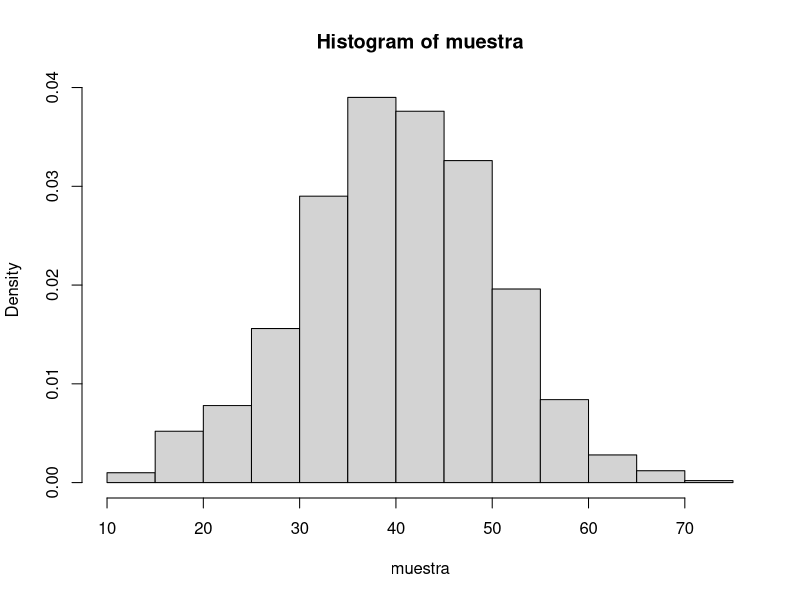
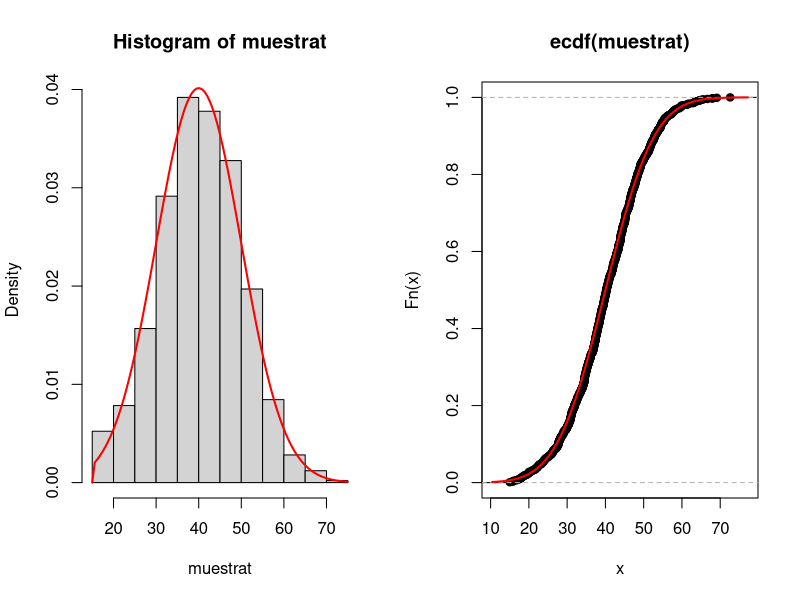

The R source for these figures, in order:
#Truncamos una N(40,10) donde c=inf(15,inf)
set.seed(1)


rnormal = function(n, mu, sigma){
  u1 = runif(n/2)
  u2 = runif(n/2)
  x = sqrt(-2*log(u2))*cos(2*pi*u1)
  y = sqrt(-2*log(u2))*sin(2*pi*u1)
  muestra = c(x,y)
  muestra2 = muestra*sigma+mu
  return(muestra2)
}

rnormal_truncada = function(n, mu, sigma){
  muestrat = c()
  if (n%%2 == 1){
    while (length(muestrat) == 0){
    u1 = runif(n)
    u2 = runif(n)
    x = sqrt(-2*log(u2))*cos(2*pi*u1)
    muestra = x
    muestra2 = muestra*sigma+mu
    muestrat=muestra2[muestra2>15]
    }
  }
  else{
    while (length(muetrat) == 0){
    u1 = runif(n/2)
    u2 = runif(n/2)
    x = sqrt(-2*log(u2))*cos(2*pi*u1)
    y = sqrt(-2*log(u2))*sin(2*pi*u1)
    muestra = c(x,y)
    muestra2 = muestra*sigma+mu
    muestrat=muestra2[muestra2>15]
    }
  }
  return(muestrat[n])
}


dnormal = function(x,mu,sigma){
  (1 / (sigma * sqrt(2 * pi))) * exp(-(1/2)*((x - mu) / sigma)^2)
}

muestra=rnormal(1000,40,10)
hist(muestra,freq=FALSE)

#Truncamos en C=(15,Inf)
muestrat=muestra[muestra>15]

par(mfrow=c(1,2))
hist(muestrat,freq=FALSE)
curve(dnormal(x,40,10)/(1-pnorm(15,40,10))*(x>15),add=TRUE,col="red",lwd=2)

plot(ecdf(muestrat))
curve(pnorm(x,mean=40, sd=10), add=TRUE, col='red', lwd=2)

pnormt=function(x){
  (pnorm(x,40,10)-pnorm(15,40,10))/(1-pnorm(15,40,10))*(x>15)
}

ks.test(muestrat,pnormt) #vemos que okey

#########MONTE CARLO#############
#Aplicamos Montecarlo para n =100
set.seed(1)
i = 1
N = 1000
pvalor=numeric(N)
n = 100
mu = 40
sigma = 10


while(i<=N){
  muestra = rnormal(n, mu, sigma)
  muestrat=muestra[muestra>15]
  
  k = ks.test(muestrat, pnormt)
  pvalor[i] = k$p.value
  i = i+1
}
pvalor[pvalor>=0.05] = NA
p=which(is.na(pvalor))
1-(length(p)/N)


ks.test(muestrat,pnormt) #vemos que okey